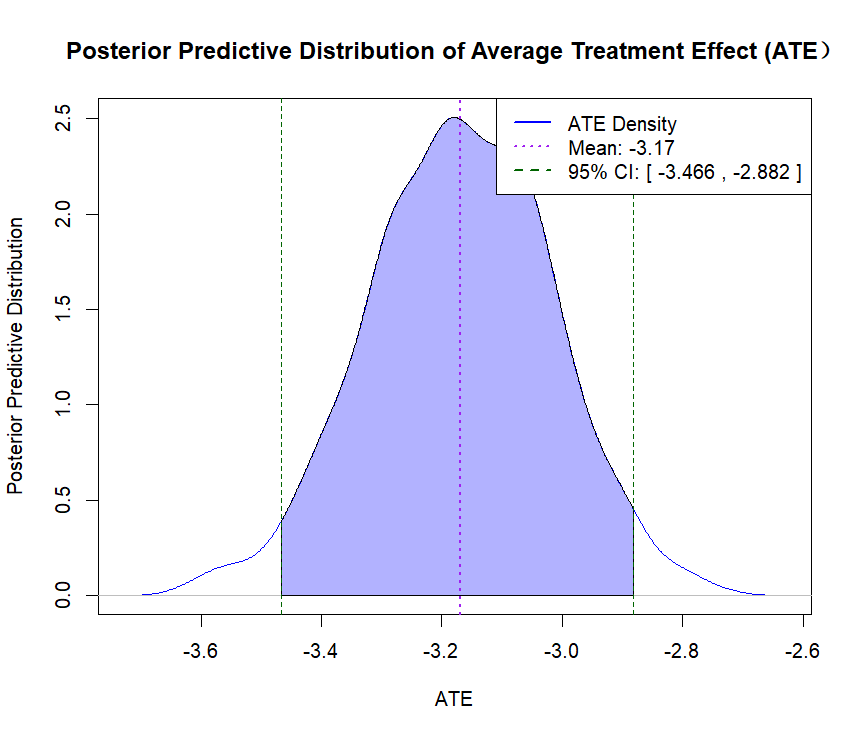

The script that drew this image:
#' Title Plot Average Treatment Effect (ATE) Density from Bootstrap Results
#'
#' @param bootdata A data frame or vector containing the bootstrap estimates of ATE.
#' @param col_density Color for the density plot (default is "blue").
#' @param fill_density Fill color for the density plot (default is "lightblue").
#' @param main Title of the plot (default is "Density of ATE Estimates").
#' @param xlab X-axis label (default is "ATE").
#' @param ylab Y-axis label (default is "Density").
#' @param xlim Limits for the x-axis (default is NULL).
#' @param ylim Limits for the y-axis (default is NULL).
#' @param ... Additional graphical parameters passed to the plot function.
#'
#' @export
#'
plot_ATE <- function(bootdata,
                     col_density = "blue",
                     fill_density = "lightblue",
                     main = "Posterior Predictive Distribution of Average Treatment Effect (ATE）",
                     xlab = "ATE", ylab = "Posterior Predictive Distribution",
                     xlim = NULL, ylim = NULL, ...) {
  # Check if bootdata is a data frame with a specific column or a vector
  if (is.data.frame(bootdata) && "ATE" %in% names(bootdata)) {
    ate_values <- bootdata$ATE
  } else if (is.vector(bootdata)) {
    ate_values <- bootdata
  } else {
    stop("bootdata must be a vector of ATE estimates or a data frame with an 'ATE' column.")
  }

  # # Calculate the density of ATE estimates
  # ate_density <- density(ate_values)
  #
  # # Plot the density
  # plot(ate_density, col = col_density, main = main, xlab = xlab, ylab = ylab, xlim = xlim, ylim = ylim, ...)
  # polygon(ate_density, col = fill_density, border = col_density)
  #
  # # Add a vertical line at the mean ATE value
  # abline(v = mean(ate_values), col = "red", lwd = 2, lty = 2)
  #
  # # Add a legend
  # legend("topright", legend = c("ATE Density", "Mean ATE"), fill = c(fill_density, NA), border = c(col_density, "red"), lty = c(NA, 2), lwd = c(NA, 2))

  ate_density <- density(ate_values)
  ci <- quantile(ate_values, probs = c(0.025, 0.975))
  density_ci <- density(ate_values, from = ci[1], to = ci[2])

  plot(ate_density, col = col_density, main = main, xlab = xlab, ylab = ylab, xlim = xlim, ylim = ylim, ...)
  polygon(c(density_ci$x, rev(density_ci$x)), c(rep(min(ate_density$y), length(density_ci$x)), rev(density_ci$y)), col = rgb(0, 0, 1, alpha = 0.3))
  abline(v = mean(ate_values), col = "purple", lwd = 2, lty = 3)
  abline(v = ci[1], col = "darkgreen", lty = 2)
  abline(v = ci[2], col = "darkgreen", lty = 2)

  legend_text <- c("ATE Density",
                   paste("Mean:", round(mean(ate_values), 3)),
                   paste("95% CI: [", round(ci[1], 3), ",", round(ci[2], 3), "]"))

  legend("topright", legend = legend_text,
         col = c(col_density, "purple", "darkgreen"),
         lwd = 2, lty = c(1, 3, 2))
}



# Test
plot_ATE(model1$bootdata)
# or
plot_ATE(model1$bootdata$ATE)

# Compared to:
plot(density(model1$bootdata$ATE))
